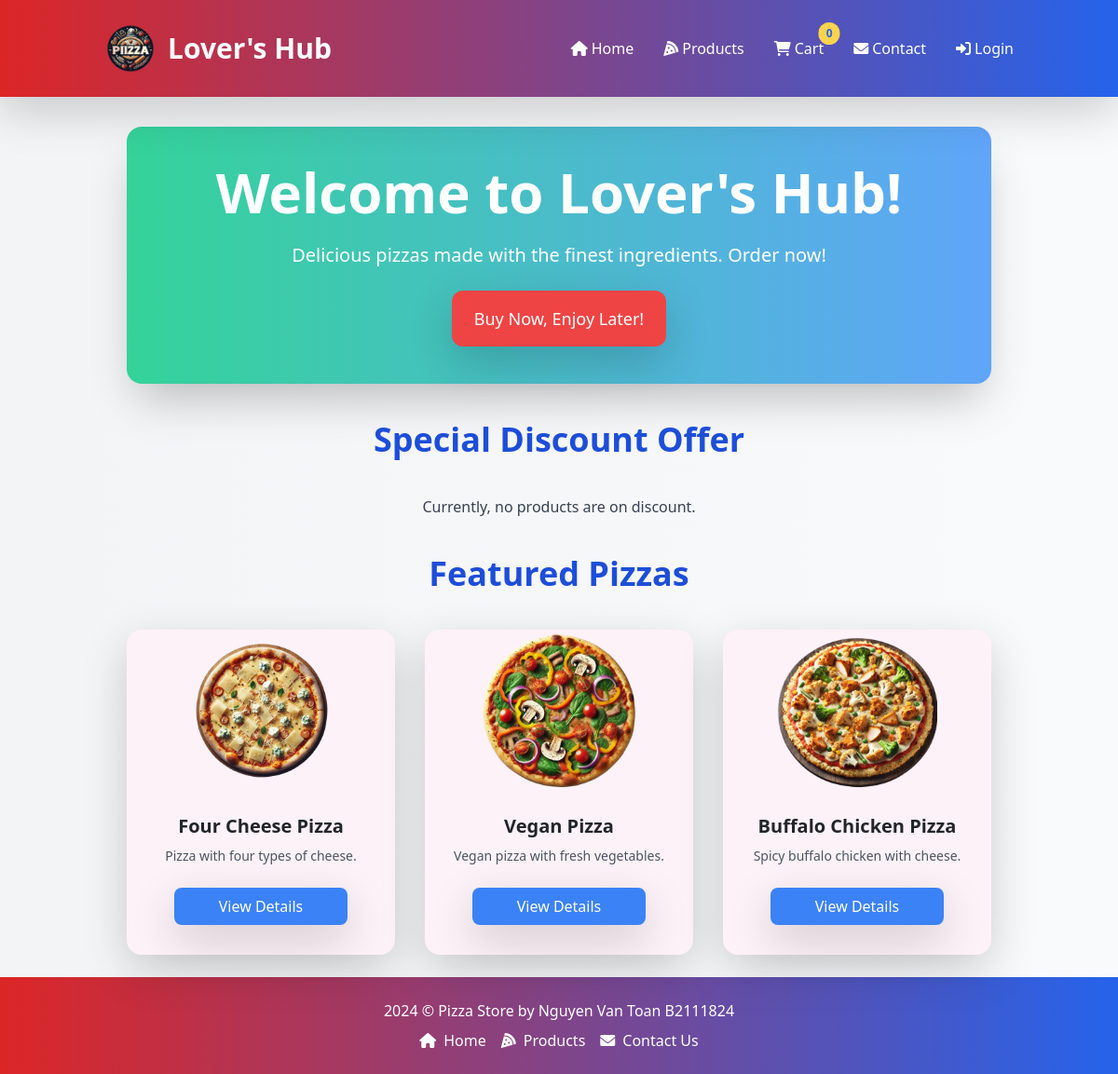
The page / on the database its author committed.
### tables this page shows
CREATE TABLE `products` (
  `id` int(11) NOT NULL,
  `name` varchar(100) NOT NULL,
  `description` text DEFAULT NULL,
  `price` decimal(10,2) NOT NULL,
  `image` varchar(255) DEFAULT NULL,
  `category_id` int(11) DEFAULT NULL,
  `created_at` timestamp NOT NULL DEFAULT current_timestamp(),
  `discount` decimal(10,2) DEFAULT NULL,
  `discount_end_time` timestamp NULL DEFAULT NULL
);

### models/Product.php (called while the page is built, shortened)
<?php
class Product
{
    private $conn;
    private $table = 'products';
    public function __construct($db)
    {
        $this->conn = $db;
    }
    public function getRandomProducts($limit = 3)
    {
        $query = "SELECT * FROM " . $this->table . " ORDER BY RAND() LIMIT " . intval($limit);
        $stmt = $this->conn->prepare($query);
        $stmt->execute();
        return $stmt->fetchAll(PDO::FETCH_ASSOC);
    }
}

### pages/home.php (the view, shortened to what this page needs)
<?php
$productModel = new Product($conn);
$randomProducts = $productModel->getRandomProducts(3);
$discountProduct = $productModel->getDiscountProduct();
?>
<div class="container mx-auto px-12">
  <div class="bg-gradient-to-l from-blue-400 to-green-400 text-white text-center p-10 rounded-2xl shadow-2xl mt-8">
    <h1 class="text-6xl font-extrabold mb-4 drop-shadow-lg">Welcome to Lover's Hub!</h1>
    <p class="mt-2 text-xl font-light">Delicious pizzas made with the finest ingredients. Order now!</p>
    <button type="button"
      class="mt-6 inline-block bg-red-500 hover:bg-red-600 text-white px-6 py-3 rounded-xl text-lg transition duration-300 transform hover:-translate-y-1 hover:scale-105 shadow-lg"
      onclick="window.location.href='/index.php?page=products'">Buy Now, Enjoy Later!</button>
  </div>
  <h2 class="text-4xl font-extrabold text-center my-10 text-blue-700 drop-shadow-lg">Special Discount Offer</h2>
  <?php if (!empty($discountProduct)): ?>
    <?php foreach ($discountProduct as $product): ?>
      <div class="bg-pink-50 rounded-2xl shadow-xl mb-8 p-6 transition-transform transform hover:scale-105 hover:shadow-2xl duration-300">
        <div class="absolute top-4 left-8 bg-red-500 text-white text-xl font-bold py-1 px-2 rounded-full animate-pulse-custom">Limited-Time Offer</div>
        <div class="absolute top-4 right-4 heart-icon heart-beat">
          <svg xmlns="http://www.w3.org/2000/svg" class="h-6 w-6" viewBox="0 0 20 20" fill="currentColor">
            <path d="M10 18l-1.45-1.32C4.4 12.36 2 9.28 2 6.5 2 4.42 3.42 3 5.5 3c1.54 0 3.04.99 3.57 2.36h1.87C11.46 3.99 12.96 3 14.5 3 16.58 3 18 4.42 18 6.5c0 2.78-2.4 5.86-6.55 10.18L10 18z" />
          </svg>
        </div>
        <div class="flex justify-center">
          <div class="flex-shrink-0 w-1/3 flex justify-center items-center">
            <img src="/images/<?php echo htmlspecialchars($product['image']); ?>"
              class="w-3/5 h-auto mx-auto object-cover rounded-lg transition duration-500 ease-in-out transform hover:rotate-12 hover:scale-110"
              alt="<?php echo htmlspecialchars($product['name']); ?>">
          </div>
          <div class="flex-grow p-4">
            <h5 class="text-3xl font-extrabold text-gray-800 mb-2"><?php echo htmlspecialchars($product['name']); ?></h5>
            <p class="text-gray-700"><?php echo htmlspecialchars($product['description']); ?></p>
            <div class="flex items-center mb-2">
              <span class="text-yellow-500 text-xl">&#9733;&#9733;&#9733;&#9733;&#9734;</span>
              <span class="text-gray-600 ml-2">(120 reviews)</span>
            </div>
            <p class="mt-2 mb-2">
              <small class="text-gray-600 line-through">Original Price: $<?php echo htmlspecialchars($product['price']); ?></small><br>
              <strong class="text-blue-500 text-2xl font-bold">Discounted Price: </strong>
              <span class="text-red-600 text-3xl font-bold">$<?php echo htmlspecialchars($product['discount']); ?></span>
            </p>
            <p class="text-red-600 font-bold text-lg mt-2 mb-4" id="discount-timer-<?php echo $product['id']; ?>">Special Offer!</p>
            <div class="w-full bg-gray-200 rounded-full h-4 mb-4" role="progressbar" aria-valuenow="0" aria-valuemin="0" aria-valuemax="100">
              <div id="progress-bar-<?php echo $product['id']; ?>" class="h-4 rounded-full transition-all duration-300" style="width: 0%; background-color: rgb(255, 0, 0);"></div>
            </div>
            <form method="POST" action="/index.php?page=cart&action=add" class="add-to-cart-form" style="display:inline;">
              <input type="hidden" name="product_id" value="<?= htmlspecialchars($product['id']); ?>">
              <input type="hidden" name="quantity" value="1">
              <button type="button" class="add-to-cart-button bg-red-500 text-white px-5 py-2 rounded-lg transition duration-300 ease-in-out transform hover:bg-purple-600 hover:shadow-lg hover:-translate-y-1 hover:scale-105">Add to Cart</button>
            </form>
          </div>
        </div>
        <script>
          // JavaScript countdown timer và cập nhật thanh tiến trình
          function countdownTimer(endTime, elementId, progressBarId, initialTime) {
            var countDownDate = new Date(endTime).getTime();
            var x = setInterval(function() {
              var now = new Date().getTime();
              var distance = countDownDate - now;
              // Tính toán ngày, giờ, phút, giây còn lại
              var days = Math.floor(distance / (1000 * 60 * 60 * 24));
              var hours = Math.floor((distance % (1000 * 60 * 60 * 24)) / (1000 * 60 * 60));
              var minutes = Math.floor((distance % (1000 * 60 * 60)) / (1000 * 60));
              var seconds = Math.floor((distance % (1000 * 60)) / 1000);
              // Đảm bảo có hai chữ số cho giờ, phút, giây
              hours = hours.toString().padStart(2, '0');
              minutes = minutes.toString().padStart(2, '0');
              seconds = seconds.toString().padStart(2, '0');
              // Cập nhật nội dung phần tử với thời gian đếm ngược
              document.getElementById(elementId).innerHTML = `
                <div class="flex justify-center items-center p-2 w-1/3 bg-gray border border-gray-500 rounded-xl shadow-sm">
                  <div class="flex space-x-3 text-center">
                    <div class="flex flex-col items-center">
                      <span class="text-3xl font-bold text-red-600">${days}</span>
                      <span class="text-xs font-medium text-blue-500">Days</span>
                    </div>
                    <div class="flex flex-col items-center">
                      <span class="text-3xl font-bold text-red-600">${hours}</span>
                      <span class="text-xs font-medium text-blue-500">Hours</span>
                    </div>
                    <div class="flex flex-col items-center">
                      <span class="text-3xl font-bold text-red-600">${minutes}</span>
                      <span class="text-xs font-medium text-blue-500">Minutes</span>
                    </div>
                    <div class="flex flex-col items-center">
                      <span class="text-3xl font-bold text-red-600">${seconds}</span>
                      <span class="text-xs font-medium text-blue-500">Seconds</span>
                    </div>
                  </div>
                </div>
              `;
              // Cập nhật thanh tiến trình
              var progressPercentage = (distance / initialTime) * 100;
              var progressBar = document.getElementById(progressBarId);
              progressBar.style.width = progressPercentage + "%";
              progressBar.style.backgroundColor = getColor(progressPercentage);
              // Kiểm tra nếu thời gian hết
              if (distance < 0) {
                clearInterval(x);
                document.getElementById(elementId).innerHTML = "EXPIRED";
                progressBar.style.width = "0%";
                progressBar.style.backgroundColor = "rgb(0, 0, 0)"; // Đen khi hết thời gian
              }
            }, 1000);
          }
          function getColor(progress) {
            if (progress < 50) {
              return 'rgb(255, 0, 0)'; // Đỏ
            } else if (progress < 80) {
              return 'rgb(255, 255, 0)'; // Vàng
            } else {
              return 'rgb(0, 255, 0)'; // Xanh
            }
          }
          // Gọi hàm countdownTimer cho từng sản phẩm
          countdownTimer('<?php echo $product['discount_end_time']; ?>', 'discount-timer-<?php echo $product['id']; ?>', 'progress-bar-<?php echo $product['id']; ?>', <?php echo (strtotime($product['discount_end_time']) - time()) * 1000; ?>);
        </script>
      </div>
    <?php endforeach; ?>
  <?php else: ?>
    <p class="text-center text-gray-700">Currently, no products are on discount.</p>
  <?php endif; ?>
  <h2 class="text-4xl font-extrabold text-center my-10 text-blue-700 drop-shadow-lg">Featured Pizzas</h2>
  <div class="grid grid-cols-1 sm:grid-cols-2 lg:grid-cols-3 gap-8 mb-6">
    <?php foreach ($randomProducts as $product): ?>
      <div class="bg-pink-50 rounded-2xl shadow-lg transition-transform transform hover:scale-105">
        <img src="/images/<?php echo htmlspecialchars($product['image']); ?>"
          class="w-3/5 h-auto mx-auto object-cover rounded-lg transition duration-500 ease-in-out transform hover:rotate-12 hover:scale-110"
          alt="<?php echo htmlspecialchars($product['name']); ?>">
        <div class="p-6">
          <h5 class="text-xl font-bold mb-2 text-center"><?php echo htmlspecialchars($product['name']); ?></h5>
          <p class="card-text text-sm text-gray-600 text-center mb-4"><?php echo htmlspecialchars($product['description']); ?></p>
          <div class="text-center mt-auto mb-2">
            <button type="button" class="bg-blue-500 text-white px-5 py-2 rounded-lg transition duration-300 hover:bg-green-500 shadow-lg"
              onclick="window.location.href='/index.php?page=product-detail&id=<?php echo $product['id']; ?>'">View Details</button>
          </div>
        </div>
      </div>
    <?php endforeach; ?>
  </div>
</div>

### includes/header.php (style rules this page uses)
body { background: linear-gradient(to bottom right, rgba(255, 248, 235, 0.9), rgba(255, 210, 160, 0.6)); background-size: cover; font-family: 'Poppins', sans-serif; }

### rows shown on the page
products: image (picture), name "Four Cheese Pizza", description "Pizza with four types of cheese."
products: image (picture), name "Vegan Pizza", description "Vegan pizza with fresh vegetables."
products: image (picture), name "Buffalo Chicken Pizza", description "Spicy buffalo chicken with cheese."

### other values the page prints
$data['label'] "Home"
$data['label'] "Products"
$data['label'] "Cart"
$data['label'] "Contact"
$data['label'] "Contact Us"
